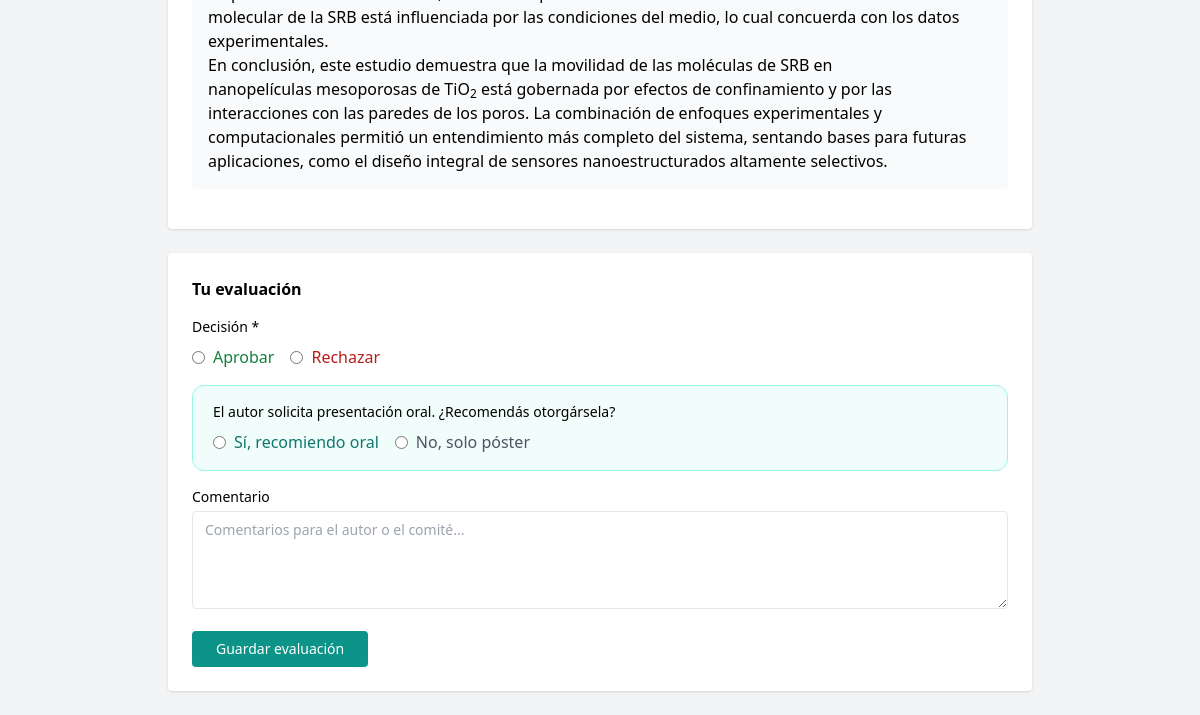
/eval/8 (signed in, lower part), run on an earlier commit of the app's database.
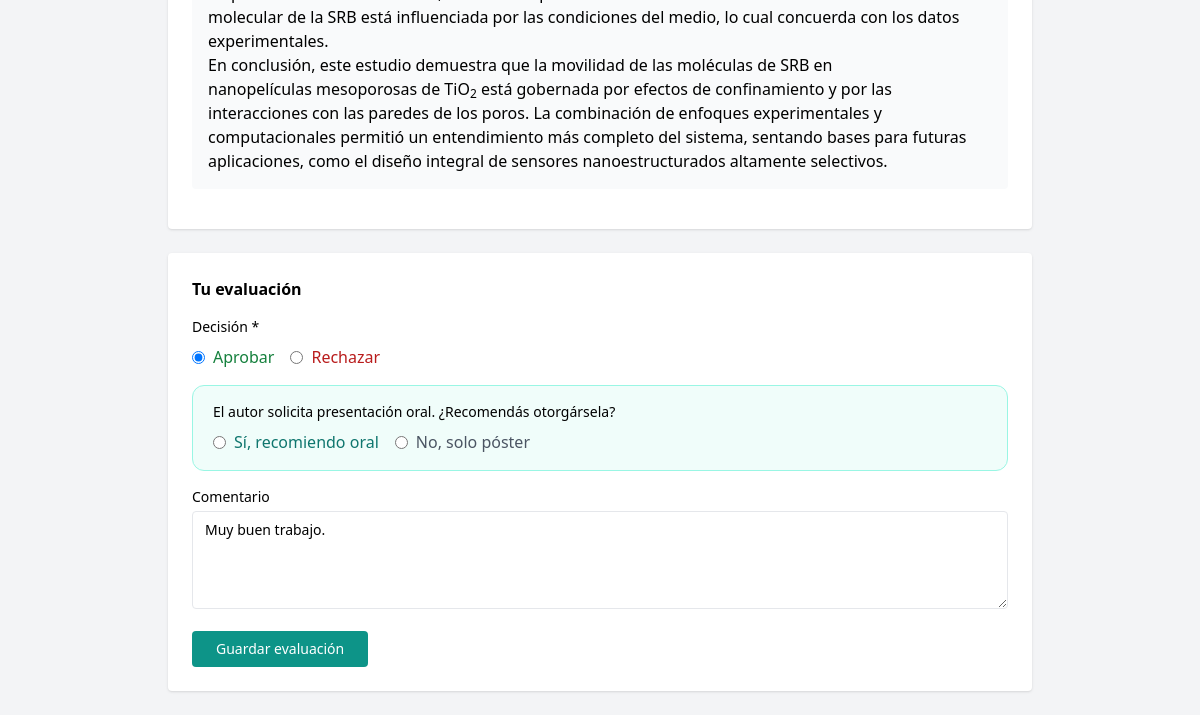
And on a later commit of the database.
### app/models.py (models this page shows)
class Review(Base):
    __tablename__ = "reviews"
    id = Column(Integer, primary_key=True, index=True)
    abstract_id = Column(Integer, ForeignKey("abstracts.id"), nullable=False)
    evaluador_id = Column(Integer, ForeignKey("users.id"), nullable=False)
    decision = Column(Enum(EstadoEnum), nullable=True)
    comentario = Column(Text, nullable=True)
    fecha = Column(DateTime, default=datetime.utcnow)
    abstract = relationship("Abstract", back_populates="reviews")
    evaluador = relationship("User", back_populates="reviews")
    recomienda_oral = Column(Integer, nullable=True)

### app/main.py (the view)
@app.get("/eval/{abstract_id}", response_class=HTMLResponse)
def eval_detalle(
    abstract_id: int,
    request: Request,
    current_user: models.User = Depends(require_evaluador),
    recomienda_oral: int = Form(None),
    db: Session = Depends(get_db)
):
    asig = db.query(models.Asignacion).filter(
        models.Asignacion.abstract_id == abstract_id,
        models.Asignacion.evaluador_id == current_user.id
    ).first()
    if not asig:
        raise HTTPException(status_code=403, detail="No tenés acceso a este resumen")
    abstract = asig.abstract
    review = db.query(models.Review).filter(
        models.Review.abstract_id == abstract_id,
        models.Review.evaluador_id == current_user.id
    ).first()
    return templates.TemplateResponse("eval/detalle.html", {
        "request": request,
        "abstract": abstract,
        "review": review,
        "current_user": current_user
    })

### app/templates/eval/detalle.html (shortened to what this page needs)
{% extends "eval/base.html" %}
{% block content %}
<div class="mt-4 bg-white rounded shadow p-6 mb-6">
            {% set area_info = {
                '1': ('Síntesis de nanomateriales', 'bg-blue-100 text-blue-800'),
                '2': ('Autoensamblado', 'bg-purple-100 text-purple-800'),
                '3': ('Nanobiointerfaces', 'bg-green-100 text-green-800'),
                '4': ('Superficies', 'bg-orange-100 text-orange-800'),
                '5': ('Propiedades de nanomateriales','bg-yellow-100 text-yellow-800'),
                '6': ('Aplicaciones', 'bg-teal-100 text-teal-800'),
                '7': ('Nanotecnología y Salud', 'bg-red-100 text-red-800'),
            } %}
            {% set info = area_info.get(abstract.area_tematica, ('—', 'bg-gray-100 text-gray-500')) %}
    <div class="border-t pt-4 mb-4">
        <div class="prose max-w-none bg-gray-50 rounded p-4">
            {{ abstract.contenido_html | safe }}
        </div>
    </div>
</div>
<div class="bg-white rounded shadow p-6">
    <h2 class="font-semibold mb-4">Tu evaluación</h2>
    <form method="post" action="/eval/{{ abstract.id }}">
        <div class="mb-4">
            <label class="block text-sm font-medium mb-2">Decisión *</label>
            <div class="flex gap-4">
                <label class="flex items-center gap-2 cursor-pointer">
                    <input type="radio" name="decision" value="aprobado" required
                        {% if review and review.decision and review.decision.value == 'aprobado' %}checked{% endif %}>
                    <span class="text-green-700 font-medium">Aprobar</span>
                </label>
                <label class="flex items-center gap-2 cursor-pointer">
                    <input type="radio" name="decision" value="rechazado"
                        {% if review and review.decision and review.decision.value == 'rechazado' %}checked{% endif %}>
                    <span class="text-red-700 font-medium">Rechazar</span>
                </label>
            </div>
        </div>
        {% if abstract.presentacion_oral %}
        <div class="mb-4 bg-teal-50 border border-teal-200 rounded-xl px-5 py-4">
            <label class="block text-sm font-medium mb-2">El autor solicita presentación oral. ¿Recomendás otorgársela?</label>
            <div class="flex gap-4">
                <label class="flex items-center gap-2 cursor-pointer">
                    <input type="radio" name="recomienda_oral" value="1"
                        {% if review and review.recomienda_oral == 1 %}checked{% endif %}>
                    <span class="text-teal-700 font-medium">Sí, recomiendo oral</span>
                </label>
                <label class="flex items-center gap-2 cursor-pointer">
                    <input type="radio" name="recomienda_oral" value="0"
                        {% if review and review.recomienda_oral == 0 %}checked{% endif %}>
                    <span class="text-gray-600 font-medium">No, solo póster</span>
                </label>
            </div>
        </div>
        {% endif %}
        <div class="mb-4">
            <label class="block text-sm font-medium mb-1">Comentario</label>
            <textarea name="comentario" rows="4" placeholder="Comentarios para el autor o el comité..."
                class="w-full border rounded px-3 py-2 focus:outline-none focus:ring-2 focus:ring-teal-400 text-sm">{% if review %}{{ review.comentario or '' }}{% endif %}</textarea>
        </div>
        <button class="bg-teal-600 text-white px-6 py-2 rounded hover:bg-teal-700 text-sm font-medium">
            Guardar evaluación
        </button>
    </form>
</div>
{% endblock %}

What changed in the data, as far as the page shows it:
added Review: decision "☑ Aprobar", decision "☐ Rechazar", recomienda_oral "☐ Sí, recomiendo oral", recomienda_oral "☐ No, solo póster", comentario "Muy buen trabajo."
Also different on the page:
form field decision: "☐ Aprobar" → (not shown)
form field decision: "☐ Rechazar" → (not shown)
form field recomienda_oral: "☐ Sí, recomiendo oral" → (not shown)
form field recomienda_oral: "☐ No, solo póster" → (not shown)
